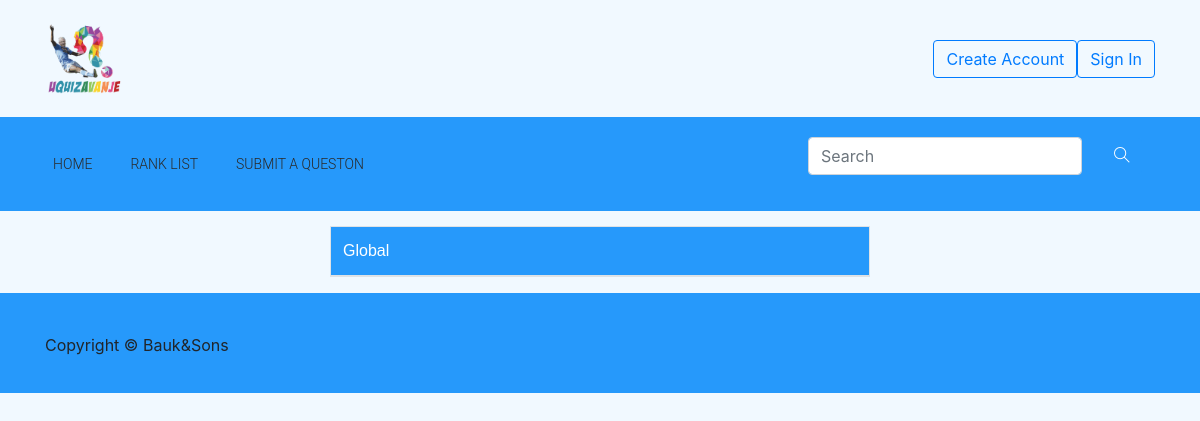
/rank_list, run on an earlier commit of the app's database.
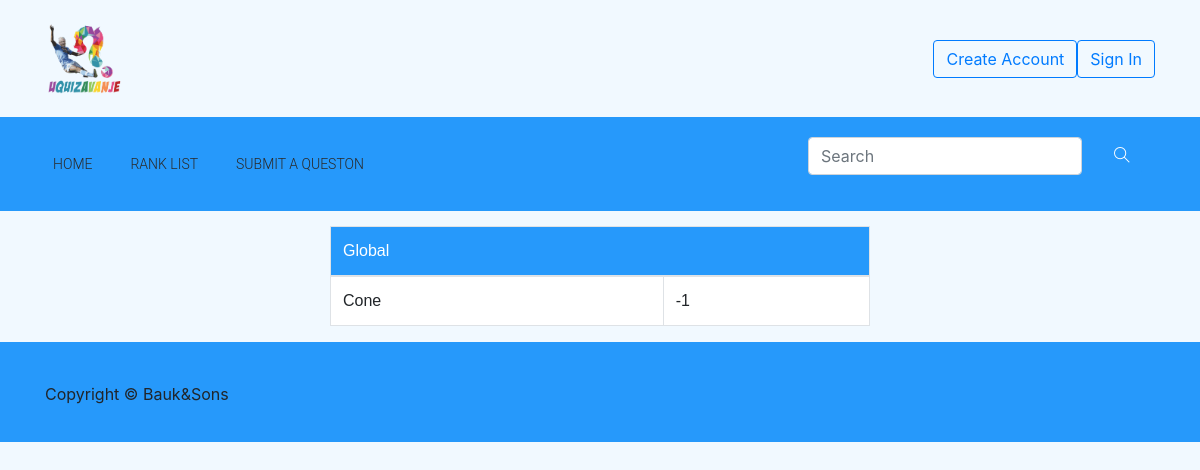
And on a later commit of the database.
### quiz/models.py (models this page shows, shortened)
class User_profile(models.Model):
    user = models.OneToOneField(User, on_delete=models.CASCADE)
    age = models.IntegerField()
    level = models.IntegerField()
    picture = models.TextField(max_length = 50, blank = True, null = True)
    banned = models.TextField(max_length = 50, blank = True, null = True)
    is_moderator = models.BooleanField(default = False)
    is_admin = models.BooleanField(default = False)
    ranking = models.IntegerField(default = -1)
    def get_global_top_10():
        return User_profile.objects.raw("SELECT * FROM quiz_User_profile WHERE level > 10 ORDER BY ranking desc")[:10]

### quiz/views.py (the view)
# urls.py: path('rank_list',     views.global_rank_list,    name = 'rank_list'),
def global_rank_list(request):
    template = loader.get_template('quiz/rank_list.html')
    context = {
        'top_10_users': User_profile.get_global_top_10(),
    }
    return HttpResponse(template.render(context, request))

### quiz/templates/quiz/rank_list.html
{% extends "quiz/base.html" %}
{% block content %}
<div class="container text-center">
    <div class="row d-flex justify-content-center">
        <div class="col-md-6">
            <table class="table table-bordered rank_list_table">
                <thead>
                <tr>
                    <td colspan="2">Global</td>
                </tr>
                </thead>
                <tbody>
                {% for user in top_10_users %}
                    <tr>
                        <td>{{user.user}}</td>
                        <td>{{user.ranking}}</td>
                    </tr>
                {% endfor %}
                </tbody>
            </table>
        </div>
    </div>
</div>
{% endblock content%}

### quiz/templates/quiz/base.html (shortened to what this page needs)
{% load static %}
<!doctype html>
<html lang="en">
<head>
    <link rel="stylesheet" href="{% static 'quiz/bootstrap.min.css' %}">
    <link rel="stylesheet" href="{% static 'quiz/animate.css' %}">
    <link rel="stylesheet" href="{% static 'quiz/font-awesome.min.css' %}">
    <link rel="stylesheet" href="{% static 'quiz/style.css' %}">
    <link rel="stylesheet" href="{% static 'quiz/themify-icons.css' %}">
</head>
<body>
    <header class="header_area">
        <div class="sub_header">
            <div class="container">
                <div class="row align-items-center">
                    <div class="col-xs-8 col-md-8 col-xl-6">
                        <div id="logo">
                            <a href="{% url 'quiz:home' %}"><img src="{% static 'quiz/uqizavanje_logo.png' %}" alt=""
                                    title="" /></a>
                        </div>
                    </div>
                    <div class="col-xs-4 col-md-4 col-xl-6">
                        {% if user.is_authenticated %}
                        <div class="float-right">
                            Welcome, {{ user.get_username }}
                            <a href="/accounts/logout" class="btn btn-outline-primary"><i class="#"></i>Logout</a>
                        </div>
                        {% else %}
                        <div class="float-right">
                            <a href="/accounts/login" class="btn btn-outline-primary">Sign In</a>
                        </div>
                        <div class="float-right">
                            <a href="/signup" class="btn btn-outline-primary">Create Account</a>
                        </div>
                        {% endif %}
                    </div>
                </div>
            </div>
        </div>
        <div class="main_menu">
            <div class="container">
                <div class="row">
                    <div class="col-lg-12">
                        <nav class="navbar navbar-expand-lg navbar-light">
                            <div class="collapse navbar-collapse">
                                <ul class="navbar-nav mr-auto">
                                    <li class="nav-item active">
                                        <a class="nav-link active" href="{% url 'quiz:home' %}">Home</a>
                                    </li>
                                    <li class="nav-item">
                                        <a class="nav-link" href="{% url 'quiz:rank_list'%}">Rank List</a>
                                    </li>
                                    <li class="nav-item">
                                        <a href="/submit_question" class="nav-link">Submit a queston</a>
                                    </li>
                                </ul>
                            </div>
                            <div class="header_social_icon d-none d-sm-block">
                                <ul>
                                    <li>
                                        <form action="/search_results/" method="GET" class="form-inline mr-auto">
                                            <div class="md-form my-0">
                                                <input class="form-control" name="searched_name" type="search"
                                                    placeholder="Search" aria-label="Search">
                                                <button class="btn btn-primary" type='submit' id='lupa'><i
                                                        class=" ti-search text-white ml-3"
                                                        aria-hidden="true"></i></button>
                                            </div>
                                        </form>
                                    </li>
                                </ul>
                            </div>
                        </nav>
                    </div>
                </div>
            </div>
        </div>
    </header>
    {% block content %}
    {% endblock content %}
    <footer class="footer">
        <div class="container">
            <div class="row text-center">
                <p class="col-lg-8 col-md-12">Copyright &copy; Bauk&Sons</p>
            </div>
        </div>
    </footer>
</body>
</html>

### quiz/static/quiz/style.css (style rules this page uses)
a { text-decoration: none; -webkit-transition: 0.5s; transition: 0.5s; }
img { max-width: 100%; }
.sub_header { padding: 20px 0px; background-color: #F1F9FF; }
.sub_header img { height: 15%; width: 15%; }
.main_menu { background-color: #2699FB; }
.main_menu .navbar-light .navbar-nav .nav-link { color: #2a2a2a; font-weight: 300; font-family: "Roboto", sans-serif; }
.main_menu .header_social_icon ul li { padding-right: 13px; }
.main_menu ul li { display: inline-block; font-size: 14px; text-transform: uppercase; padding-right: 22px; }
body { background-color: #F1F9FF; }
#lupa { background-color: #2699FB; border:#2699FB; }
.rank_list_table { margin-top: 15px; font-family: 'Quicksand', sans-serif; }
.rank_list_table thead tr { text-align: left; background-color: #2699FB; color: white; }
.rank_list_table tbody tr { text-align: left; background-color: white; }
.footer { background-color: #2699FB; height: 100px; }
.footer p { margin-top: 40px; text-align: left; }
.main_menu .navbar { padding: 20px 0px; }

What changed in the data, as far as the page shows it:
added User_profile: user "Cone", ranking "-1"
